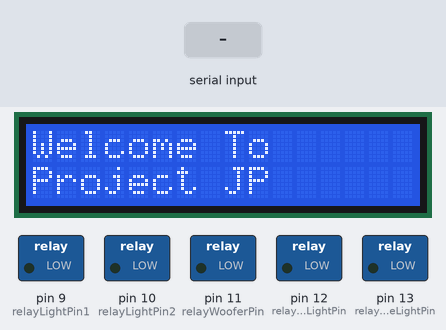
A sketch run on a simulated Arduino Uno, built with avr-gcc and run on an emulated ATmega328P. On the bench: 16×2 character LCD, switched loads named in the sketch (green lamp = pin HIGH). Inputs (shaded band) come from the test bench. What the sketch prints to the serial monitor is not drawn.

Above: at 2.1 s.
6.3 s: "1\n" received over the second serial link
At 7.5 s:
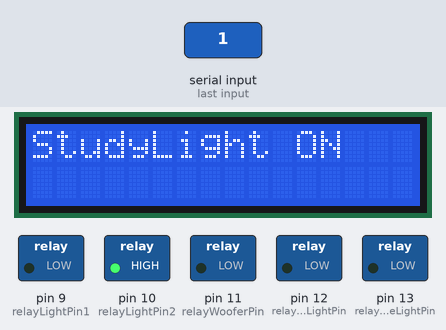
7.8 s: "JP woofer on\n" received over Serial
At 8.1 s:
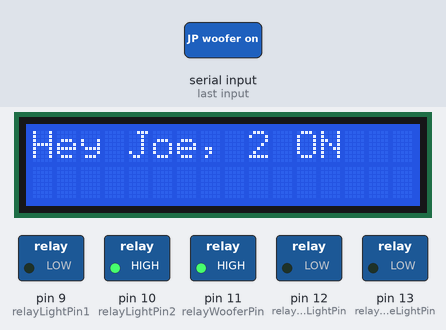
9.3 s: "0\n" received over the second serial link
At 10.0 s:
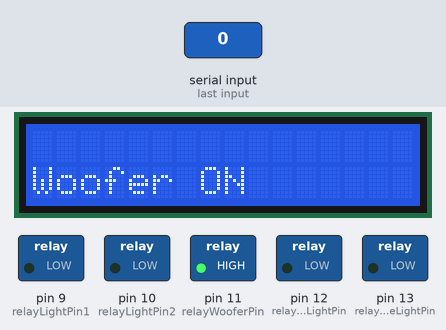
10.8 s: "JP woofer off\n" received over Serial
At 11.7 s:
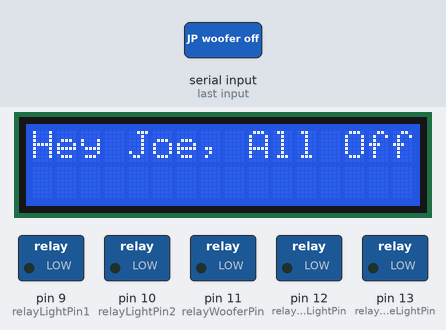
12.3 s: "2\n" received over the second serial link
At 13.5 s:
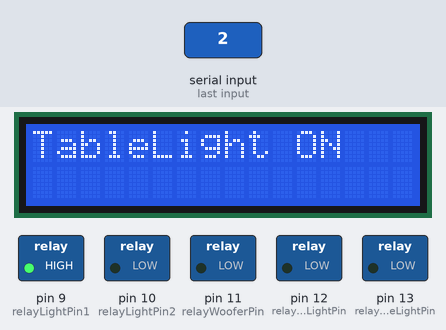
13.8 s: "JP study light on\n" received over Serial
At 14.1 s:
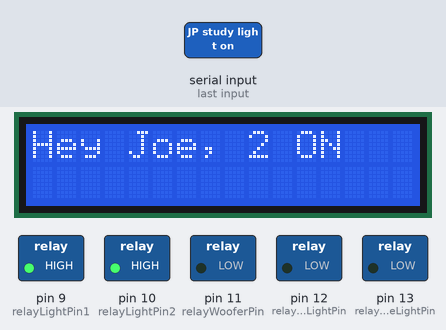
Timing chart, 0 to 16.3 s (numbered marks = the images above; inputs shaded):
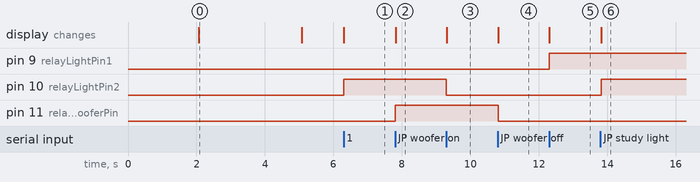

Measured:
- after the input at 6.3 s, pin 10 (relayLightPin2): LOW → HIGH at once; the display: changes at once (image 1)
- after the input at 7.8 s, pin 11 (relayWooferPin): LOW → HIGH at once; the display: changes at once (image 2)
- after the input at 9.3 s, pin 10 (relayLightPin2): HIGH → LOW at once; the display: changes at once (image 3)
- after the input at 10.8 s, pin 11 (relayWooferPin): HIGH → LOW at once; the display: changes at once (image 4)
- after the input at 12.3 s, pin 9 (relayLightPin1): LOW → HIGH at once; the display: changes at once (image 5)
- after the input at 13.8 s, pin 10 (relayLightPin2): LOW → HIGH at once; the display: changes at once (image 6)
- what the display in image 0 shows lasts 3.0 s, from 2.1 s to 5.1 s

The sketch:

lcd_final.ino
```cpp
#include <SoftwareSerial.h>
#include <LiquidCrystal.h>

// Initialize Bluetooth module on TX/RX
SoftwareSerial BTserial(0, 1); // RX, TX (pins 0 and 1)

// Initialize LCD (RS, E, D4, D5, D6, D7)
LiquidCrystal lcd(7, 6, 5, 4, 3, 2);

// Relay pins
int relayLightPin1 = 9;        // Table room light
int relayLightPin2 = 10;       // Study light
int relayWooferPin = 11;       // Woofer
int relayBathroomLightPin = 12; // Bathroom light
int relaySnakeLightPin = 13;   // Snake light

// Track light and woofer states
bool light1State = false;
bool light2State = false;
bool wooferState = false;
bool bathroomState = false;
bool snakeState = false;

void setup() {
    // Set relay pins as OUTPUT
    pinMode(relayLightPin1, OUTPUT);
    pinMode(relayLightPin2, OUTPUT);
    pinMode(relayWooferPin, OUTPUT);
    pinMode(relayBathroomLightPin, OUTPUT);
    pinMode(relaySnakeLightPin, OUTPUT);

    Serial.begin(9600);
    BTserial.begin(9600);

    // Initialize LCD
    lcd.begin(16, 2);

    // Show welcome messages
    lcd.print("Hello Eng. Joe");
    delay(2000); // Display message for 2 seconds
    lcd.clear();

    lcd.print("Welcome To");
    lcd.setCursor(0, 1);
    lcd.print("Project JP");
    delay(3000); // Display for 3 seconds
    lcd.clear();
}

void loop() {
    if (Serial.available()) {
        String command = Serial.readStringUntil('\n');
        processCommand(command);
        updateLCD();
    }

    if (BTserial.available()) {
        char receivedChar = BTserial.read();
        Serial.println(receivedChar);
        processBluetoothCommand(receivedChar);
        updateLCD();
    }
}

void processCommand(String command) {
    if (command == "JP table room light off") {
        digitalWrite(relayLightPin1, LOW);
        light1State = false;
    } else if (command == "JP table room light on") {
        digitalWrite(relayLightPin1, HIGH);
        light1State = true;
    } else if (command == "JP study light on") {
        digitalWrite(relayLightPin2, HIGH);
        light2State = true;
    } else if (command == "JP study light off") {
        digitalWrite(relayLightPin2, LOW);
        light2State = false;
    } else if (command == "JP woofer on") {
        digitalWrite(relayWooferPin, HIGH);
        wooferState = true;
    } else if (command == "JP woofer off") {
        digitalWrite(relayWooferPin, LOW);
        wooferState = false;
    } else if (command == "JP bathroom light on") {
        digitalWrite(relayBathroomLightPin, HIGH);
        bathroomState = true;
    } else if (command == "JP bathroom light off") {
        digitalWrite(relayBathroomLightPin, LOW);
        bathroomState = false;
    } else if (command == "JP snake light on") {
        digitalWrite(relaySnakeLightPin, HIGH);
        snakeState = true;
    } else if (command == "JP snake light off") {
        digitalWrite(relaySnakeLightPin, LOW);
        snakeState = false;
    }
    // Add new "all off" command
    else if (command == "JP all off") {
        // Turn off all relays and reset states
        digitalWrite(relayLightPin1, LOW);
        digitalWrite(relayLightPin2, LOW);
        digitalWrite(relayWooferPin, LOW);
        digitalWrite(relayBathroomLightPin, LOW);
        digitalWrite(relaySnakeLightPin, LOW);

        light1State = false;
        light2State = false;
        wooferState = false;
        bathroomState = false;
        snakeState = false;
    }
    // Add new "all on" command
    else if (command == "JP all on") {
        // Turn on all relays and update states
        digitalWrite(relayLightPin1, HIGH);
        digitalWrite(relayLightPin2, HIGH);
        digitalWrite(relayWooferPin, HIGH);
        digitalWrite(relayBathroomLightPin, HIGH);
        digitalWrite(relaySnakeLightPin, HIGH);

        light1State = true;
        light2State = true;
        wooferState = true;
        bathroomState = true;
        snakeState = true;
    }
}

void processBluetoothCommand(char receivedChar) {
    if (receivedChar == '1') {
        digitalWrite(relayLightPin2, HIGH);
        light2State = true;
    } else if (receivedChar == '0') {
        digitalWrite(relayLightPin2, LOW);
        light2State = false;
    } else if (receivedChar == '2') {
        digitalWrite(relayLightPin1, HIGH);
        light1State = true;
    } else if (receivedChar == '3') {
        digitalWrite(relayLightPin1, LOW);
        light1State = false;
    } else if (receivedChar == '5') {
        digitalWrite(relayWooferPin, HIGH);
        wooferState = true;
    } else if (receivedChar == '4') {
        digitalWrite(relayWooferPin, LOW);
        wooferState = false;
    } else if (receivedChar == '6') {
        digitalWrite(relayBathroomLightPin, HIGH);
        bathroomState = true;
    } else if (receivedChar == '7') {
        digitalWrite(relayBathroomLightPin, LOW);
        bathroomState = false;
    } else if (receivedChar == '8') {
        digitalWrite(relaySnakeLightPin, HIGH);
        snakeState = true;
    } else if (receivedChar == '9') {
        digitalWrite(relaySnakeLightPin, LOW);
        snakeState = false;
    }
}

// Function to update the LCD display
void updateLCD() {
    lcd.clear();
    int countOn = 0;

    // Count active devices
    if (light1State) countOn++;
    if (light2State) countOn++;
    if (wooferState) countOn++;
    if (bathroomState) countOn++;
    if (snakeState) countOn++;

    lcd.setCursor(0, 0);
    if (countOn == 0) {
        lcd.print("Hey Joe, All Off");
    } else if (countOn == 5) {
        lcd.print("Hey Joe, All ON");
    } else if (countOn >= 2) {
        lcd.print("Hey Joe, " + String(countOn) + " ON");
    } else {
        // Show individual names for 1 ON
        if (light1State) lcd.print("TableLight ON ");
        if (light2State) lcd.print("StudyLight ON ");
        if (wooferState) lcd.setCursor(0, 1), lcd.print("Woofer ON ");
        if (bathroomState) lcd.setCursor(0, 1), lcd.print("BathroomLight ON ");
        if (snakeState) lcd.setCursor(0, 1), lcd.print("SnakeLight ON ");
    }
}
```
